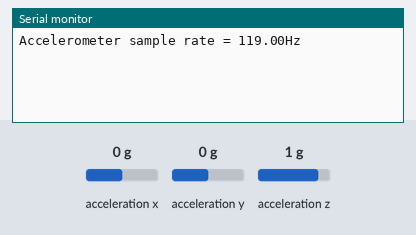
Recording of a sketch running on a simulated Arduino Nano 33 BLE. Shown: the last lines printed to the serial monitor. The inputs (shaded band) are chosen by the test bench; at power-on: acceleration x 0 g, acceleration y 0 g, acceleration z 1 g.

Above: at 1.8 s.
1.9 s: acceleration x set to -1.4 g
At 2.31 s:
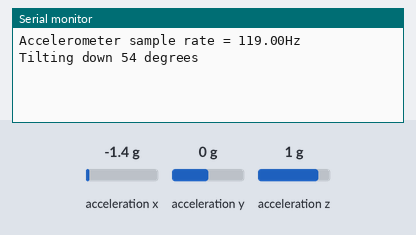
4.0 s: acceleration y set to -1.4 g
At 4.31 s:
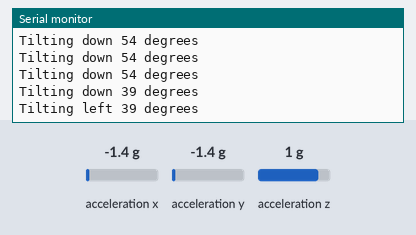
6.0 s: acceleration x set to 0.8 g
At 6.31 s:
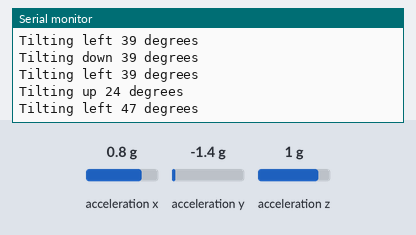
8.0 s: acceleration y set to 0.8 g
At 8.31 s:
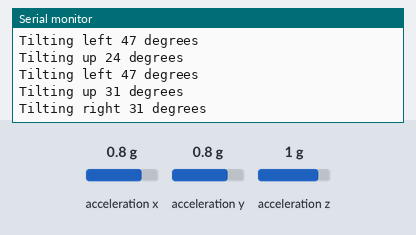
10.0 s: acceleration z set to -1.4 g
At 10.31 s:
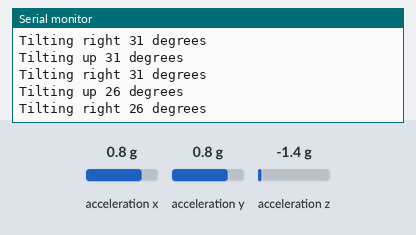
Timing chart, 0 to 12.5 s (numbered marks = the images above; inputs shaded):
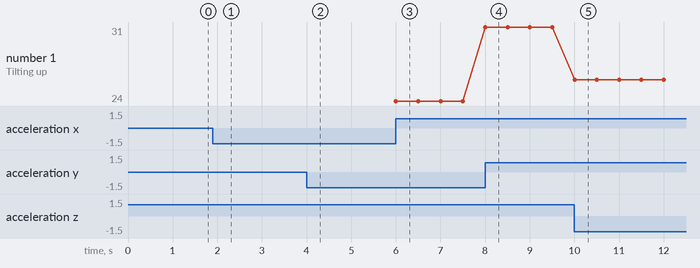

Measured:
- after the input at 1.9 s, the serial monitor: prints a new line after 0.10 s (image 1)
- after the input at 4.0 s, the serial monitor: prints a new line at once (image 2)
- after the input at 6.0 s, the serial monitor: prints a new line at once (image 3)
- after the input at 8.0 s, the serial monitor: prints a new line at once (image 4)
- after the input at 10.0 s, the serial monitor: prints a new line at once (image 5)
- plotted number 1: 24 → 31 after the input at 8.0 s, 31 → 26 after the input at 10.0 s

The sketch:

accelerometer.ino
```cpp
#include "Arduino_BMI270_BMM150.h"
#define MINIMUM_TILT 5    // Threshold for tilt detection in degrees
#define WAIT_TIME 500     // How often to run the code (in milliseconds)
float x, y, z;
int angleX = 0;
int angleY = 0;
unsigned long previousMillis = 0;

void setup() {
  Serial.begin(9600);
  while (!Serial);

  if (!IMU.begin()) {
    Serial.println("Failed to initialize IMU!");
    while (1);
  }

  Serial.print("Accelerometer sample rate = ");
  Serial.print(IMU.accelerationSampleRate());
  Serial.println("Hz");
}

void loop() {
  if (IMU.accelerationAvailable() && millis() - previousMillis >= WAIT_TIME) {
    previousMillis = millis();
    IMU.readAcceleration(x, y, z);

    // Calculate tilt angles in degrees
    angleX = atan2(x, sqrt(y * y + z * z)) * 180 / PI;
    angleY = atan2(y, sqrt(x * x + z * z)) * 180 / PI;

    // Determine the tilting direction based on angleX and angleY
    if (angleX > MINIMUM_TILT) {  // Tilting up
      Serial.print("Tilting up ");
      Serial.print(angleX);
      Serial.println(" degrees");
    } else if (angleX < -MINIMUM_TILT) {  // Tilting down
      Serial.print("Tilting down ");
      Serial.print(-angleX);
      Serial.println(" degrees");
    }

    if (angleY > MINIMUM_TILT) {  // Tilting right
      Serial.print("Tilting right ");
      Serial.print(angleY);
      Serial.println(" degrees");
    } else if (angleY < -MINIMUM_TILT) {  // Tilting left
      Serial.print("Tilting left ");
      Serial.print(-angleY);
      Serial.println(" degrees");
    }
  }
}
```
